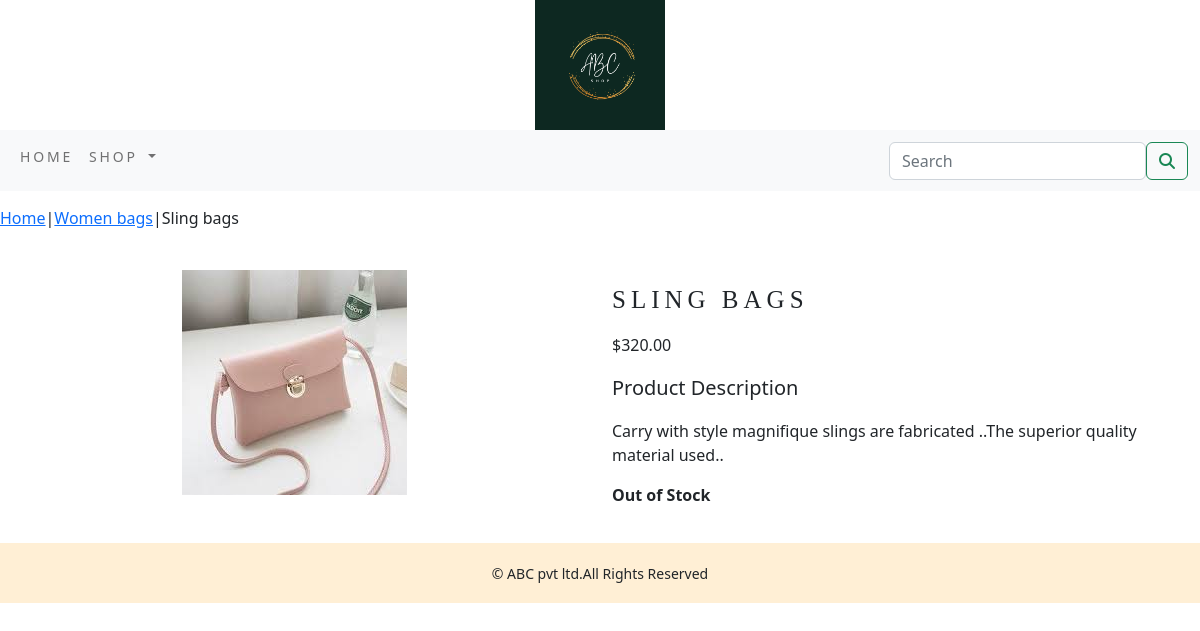
/shop/women-bags/sling-bags/, run on the app's committed database.
### shopapp/models.py (models this page shows, shortened)
class Product(models.Model):
    name=models.CharField(max_length=250,unique=True)
    slug=models.SlugField(max_length=250,unique=True)
    description = models.TextField(blank=True)
    price=models.DecimalField(max_digits=10,decimal_places=2)
    category=models.ForeignKey(Category,on_delete=models.CASCADE)
    image=models.ImageField(upload_to='product',blank=True)
    stock=models.IntegerField()
    available=models.BooleanField(default=True)
    created=models.DateTimeField(auto_now_add=True)
    updated=models.DateTimeField(auto_now=True)
    class Meta:
        ordering = ('name',)
        verbose_name = 'product'
        verbose_name_plural = 'products'

class Category(models.Model):
    name=models.CharField(max_length=250,unique=True)
    slug=models.SlugField(max_length=250,unique=True)
    description=models.TextField(blank=True)
    image=models.ImageField(upload_to='category',blank=True)
    class Meta:
        ordering=('name',)
        verbose_name='category'
        verbose_name_plural='categories'
    def get_url(self):
       return reverse('shopapp:products_by_category',args=[self.slug])
    def __str__(self):
        return '{}'.format(self.name)

### shopapp/views.py (the view)
# urls.py: path('<slug:c_slug>/<slug:product_slug>/', views.proDetail, name='prodCatDetail')
def proDetail(request,c_slug,product_slug):
    try:
        product=Product.objects.get(category__slug=c_slug,slug=product_slug)
    except Exception as e:
        raise e
    return render(request,"product.html",{'product':product})

### cart_app/context_processors.py (called while the page is built)
def counter(request):
    item_count= 0
    if 'admin' in request.path:
        return {}
    else:
        try:
            cart=Cart.objects.filter(cart_id=_cart_id(request))
            cart_items=CartItem.objects.all().filter(cart=cart[:1])
            for cart_item in cart_items:
                item_count += cart_item.quantity
        except Cart.DoesNotExist:
            item_count=0
    return dict(item_count=item_count)

### cart_app/views.py (called while the page is built)
def _cart_id(request):
    cart=request.session.session_key
    if not cart:
        cart=request.session.create()
    return cart

### shopapp/context_processors.py (called while the page is built)
def menu_links(request):
    links=Category.objects.all()
    return dict(links=links)

### templates/product.html (shortened to what this page needs)
{% extends 'base.html' %}
{% load static %}
{% block content %}
<div class="row my_prod_row_class">
    <div class="mx-auto">
        <p><a href="{% url 'shopapp:allProdCat' %}">Home</a>|<a href="{{product.category.get_url}}">{{product.category}}</a>|{{product.name}}</p>
    </div>
<div class="container">
    <br>
    <div class="row">
        <div class="col-12 col-sm-12 col-md-12 col-lg-6 text-center">
            <div style="min-width:18rem">
            <img src="{{product.image.url}}" alt="{{product.name}}">
            </div>
        </div>
        <div class="col-12 col-sm-12 col-md-12 col-lg-6">
            <div>
            <h1 class="my_prod_title">{{product.name}}</h1>
            <p>${{product.price}}</p>
            <p class="my_title">Product Description</p>
            <p class="text-justify my_prod_text">{{product.description}}</p>
            {% if product.stock <= 0 %}
            <p class="text_justify my_prod_text"><b>Out of Stock</b></p>
            {% else %}
            <a class="btn btn-secondary" href="{% url 'cart_app:add_cart' product.id %}">Add to Cart</a>
            {% endif %}
        </div>
           </div>
        </div>
    </div>
</div>
{% endblock %}

### static/css/custom.css (style rules this page uses)
body { font-family: 'Arima'; }
.my_prod_row_class { padding-top:15px; padding-bottom:20px; }
.my_prod_title { font-family: 'Roboto Slab', serif; font-size:25px; text-transform:uppercase; letter-spacing: .2em; padding-top:15px; padding-bottom:10px; }
.my_prod_text { padding-right:20px; }
.my_title { font-size:20px; }

### data on the page
Product: category "Women bags", name "Sling bags", image (picture), name "SLING BAGS", price "320.00", description "Carry with style magnifique slings are fabricated ..The superior quality material used.."
